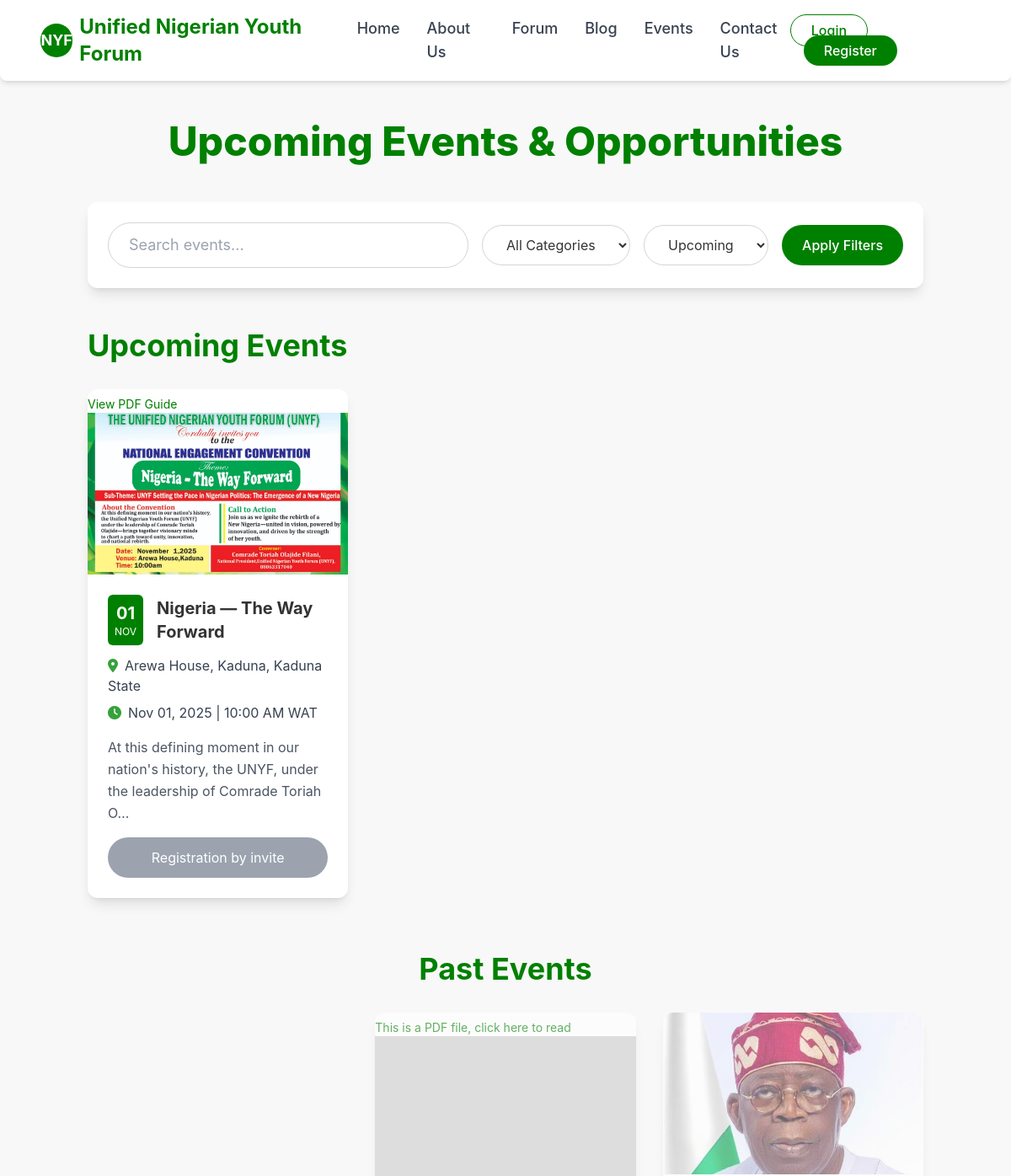
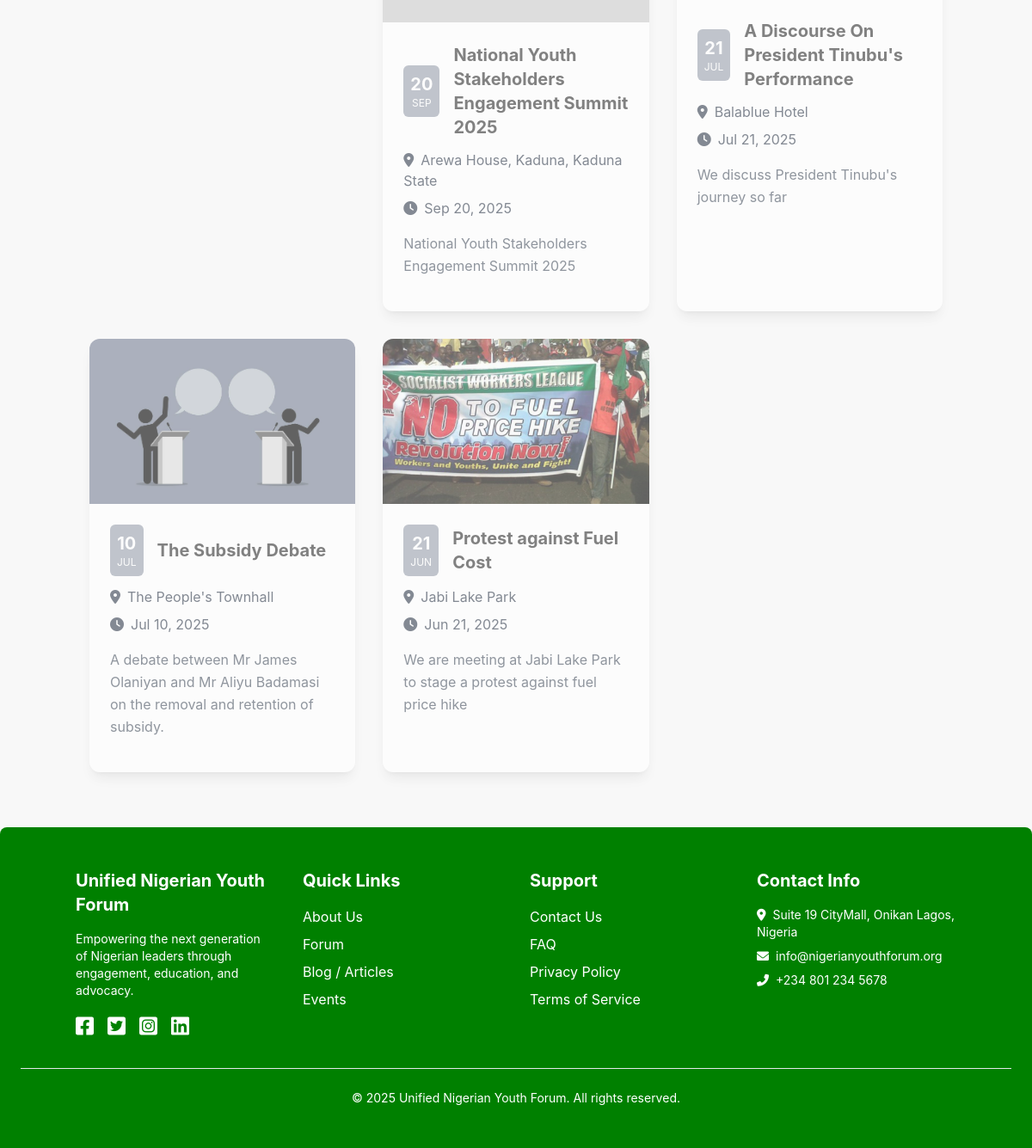
Screenshot of /events/ with the database file from the repository (2 pictures, top to bottom).
### app/models.py (models this page shows, shortened)
class Event(models.Model):
    title = models.CharField(max_length=255)
    slug = models.SlugField(max_length=255, blank=True)
    description = models.TextField()
    date_time = models.DateTimeField()
    location = models.CharField(max_length=255)
    category = models.CharField(
        max_length=50,
        choices=[
            ('webinar', 'Webinar'),
            ('town_hall', 'Town Hall'),
            ('workshop', 'Workshop'),
            ('conference', 'Conference'),
            ('other', 'Other'),
        ],
        default='other'
    )
    image = models.ImageField(upload_to='events/', blank=True, null=True)
    organizer = models.CharField(max_length=100, blank=True, null=True)
    registration_link = models.URLField(max_length=500, blank=True, null=True)
    pdf_file = models.FileField(upload_to='event_pdfs/', blank=True, null=True)
    created_at = models.DateTimeField(auto_now_add=True)
    updated_at = models.DateTimeField(auto_now=True)
    class Meta:
        ordering = ['date_time']

### app/views.py (the view)
# urls.py: path('events/', views.events_view, name='events'),
def events_view(request):
    upcoming_events = Event.objects.filter(date_time__gte=timezone.now()).order_by('date_time')
    past_events = Event.objects.filter(date_time__lt=timezone.now()).order_by('-date_time')
    query = request.GET.get('q')
    category = request.GET.get('category')
    if query:
        upcoming_events = upcoming_events.filter(title__icontains=query)
        past_events = past_events.filter(title__icontains=query)
    if category and category != 'all':
        upcoming_events = upcoming_events.filter(category=category)
        past_events = past_events.filter(category=category)
    context = {
        'upcoming_events': upcoming_events,
        'past_events': past_events,
        'current_query': query,
        'current_category': category,
        'categories': Event.category.field.choices,
    }
    return render(request, 'app/events.html', context)

### app/templates/app/events.html (shortened to what this page needs)
{% extends 'app/layout.html' %}
{% block content %}
    <div class="container mx-auto px-4 py-16">
        <h1 class="text-5xl font-extrabold text-primary-green text-center mb-12">Upcoming Events & Opportunities</h1>
        <div class="flex flex-col md:flex-row justify-between items-center bg-white rounded-xl shadow-lg p-6 mb-12">
            <form method="get" action="{% url 'events' %}" class="w-full flex flex-col md:flex-row items-center justify-between gap-4">
                <input type="text" name="q" placeholder="Search events..." class="flex-grow px-6 py-3 border border-gray-300 rounded-full focus:outline-none focus:border-primary-green transition-colors text-lg" value="{{ current_query|default:'' }}">
                <select name="category" class="px-6 py-3 border border-gray-300 rounded-full focus:outline-none focus:border-primary-green bg-white text-dark-text">
                    <option value="all">All Categories</option>
                </select>
                <select name="sort" class="px-6 py-3 border border-gray-300 rounded-full focus:outline-none focus:border-primary-green bg-white text-dark-text">
                    <option value="upcoming">Upcoming</option>
                </select>
                <button type="submit" class="bg-primary-green text-white px-6 py-3 rounded-full hover:bg-secondary-green transition-colors font-medium">Apply Filters</button>
            </form>
        </div>
        {% if upcoming_events %}
        <h2 class="text-4xl font-bold text-primary-green mb-8">Upcoming Events</h2>
        <div class="grid grid-cols-1 md:grid-cols-2 lg:grid-cols-3 gap-8 mb-16">
            {% for event in upcoming_events %}
            <div class="bg-white rounded-xl shadow-lg overflow-hidden transform hover:scale-105 transition-transform duration-300">
                {% if event.pdf_file %}
    <a href="{% url 'view_event_pdf' event.id %}" class="block text-primary-green text-sm mt-2 hover:underline">
        View PDF Guide
    </a>
{% endif %}
    <a href="{% url 'event_detail' event.id event.slug %}">
                {% if event.image %}
                    <img src="{{ event.image.url }}" alt="{{ event.title }} Image" class="w-full h-48 object-cover">
                {% else %}
                    <img src="https://placehold.co/600x300/008000/FFFFFF?text={{ event.title|truncatechars:15 }}" alt="Placeholder" class="w-full h-48 object-cover">
                {% endif %}
                <div class="p-6">
                    <div class="flex items-center mb-3">
                        <div class="bg-primary-green text-white p-2 rounded-md text-center flex-shrink-0">
                            <p class="text-xl font-bold">{{ event.date_time|date:"d" }}</p>
                            <p class="text-xs">{{ event.date_time|date:"M"|upper }}</p>
                        </div>
                        <h3 class="text-xl font-bold text-dark-text ml-4">{{ event.title }}</h3>
                    </div>
                    <p class="text-gray-700 mb-2"><i class="fas fa-map-marker-alt mr-2 text-secondary-green"></i>{{ event.location }}</p>
                    <p class="text-gray-700 mb-4"><i class="fas fa-clock mr-2 text-secondary-green"></i>{{ event.date_time|date:"M d, Y" }} | {{ event.date_time|time:"h:i A" }} WAT</p>
                    <p class="text-gray-600 leading-relaxed mb-4">{{ event.description|truncatechars:100 }}</p>
                    {% if event.registration_link %}
                        <a href="{{ event.registration_link }}" target="_blank" class="bg-primary-green text-white px-6 py-3 rounded-full hover:bg-secondary-green transition-colors font-medium w-full text-center block">RSVP / Register</a>
                    {% else %}
                        <button class="bg-gray-400 text-white px-6 py-3 rounded-full w-full cursor-not-allowed" disabled>Registration by invite</button>
                    {% endif %}
                </div>
            </div>
            {% endfor %}
        </div>
        {% else %}
            <p class="text-center text-gray-600 mb-16">No upcoming events found.</p>
        {% endif %}
        {% if past_events %}
        <h2 class="text-4xl font-bold text-primary-green text-center mb-8 mt-16">Past Events</h2>
        <div class="grid grid-cols-1 md:grid-cols-2 lg:grid-cols-3 gap-8 opacity-60">
            {% for event in past_events %}
            <div class="bg-white rounded-xl shadow-lg overflow-hidden">
                {% if event.pdf_file %}
    <a href="{% url 'view_event_pdf' event.id %}" class="block text-primary-green text-sm mt-2 hover:underline">
        This is a PDF file, click here to read
    </a>
{% endif %}
                {% if event.image %}
                    <img src="{{ event.image.url }}" alt="{{ event.title }} Image" class="w-full h-48 object-cover">
                {% else %}
                    <img src="https://placehold.co/600x300/CCCCCC/666666?text={{ event.title|truncatechars:15 }}" alt="Placeholder" class="w-full h-48 object-cover">
                {% endif %}
                <div class="p-6">
                    <div class="flex items-center mb-3">
                        <div class="bg-gray-400 text-white p-2 rounded-md text-center flex-shrink-0">
                            <p class="text-xl font-bold">{{ event.date_time|date:"d" }}</p>
                            <p class="text-xs">{{ event.date_time|date:"M"|upper }}</p>
                        </div>
                        <h3 class="text-xl font-bold text-dark-text ml-4">{{ event.title }}</h3>
                    </div>
                    <p class="text-gray-700 mb-2"><i class="fas fa-map-marker-alt mr-2"></i>{{ event.location }}</p>
                    <p class="text-gray-700 mb-4"><i class="fas fa-clock mr-2"></i>{{ event.date_time|date:"M d, Y" }}</p>
                    <p class="text-gray-600 leading-relaxed mb-4">{{ event.description|truncatechars:100 }}</p>
                </div>
            </div>
            {% endfor %}
        </div>
        {% else %}
            <p class="text-center text-gray-600 mt-8">No past events found.</p>
        {% endif %}
    </div>
{% endblock %}

### app/templates/app/layout.html (style rules this page uses)
:root { --primary-green: #008000; --secondary-green: #36A13B; --white: #FFFFFF; --off-white: #F8F8F8; --dark-text: #333333; --accent-gray: #777777; }
.bg-primary-green { background-color: var(--primary-green); }
.text-primary-green { color: var(--primary-green); }
.text-secondary-green { color: var(--secondary-green); }
body { font-family: 'Inter', sans-serif; color: var(--dark-text); background-color: var(--off-white); }
html { scroll-behavior: smooth; }
input[type="text"], input[type="email"], input[type="password"], input[type="number"], textarea, select { @apply w-full px-4 py-3 border border-gray-300 rounded-lg focus:outline-none focus:border-primary-green transition-colors; }

### rows the page displays
Event: shows "View PDF Guide", image (picture), date_time "01", date_time "NOV", title "Nigeria — The Way Forward", location "Arewa House, Kaduna, Kaduna State", date_time "Nov 01, 2025", date_time "10:00 AM", description "At this defining moment in our nation's history, the UNYF, under the leadership of Comrade Toriah O…", shows "Registration by invite"
Event: shows "This is a PDF file, click here to read", date_time "20", date_time "SEP", title "National Youth Stakeholders Engagement Summit 2025", location "Arewa House, Kaduna, Kaduna State", date_time "Sep 20, 2025", description "National Youth Stakeholders Engagement Summit 2025"
Event: image (picture), date_time "21", date_time "JUL", title "A Discourse On President Tinubu's Performance", location "Balablue Hotel", date_time "Jul 21, 2025", description "We discuss President Tinubu's journey so far"
Event: image (picture), date_time "10", date_time "JUL", title "The Subsidy Debate", location "The People's Townhall", date_time "Jul 10, 2025", description "A debate between Mr James Olaniyan and Mr Aliyu Badamasi on the removal and retention of subsidy."
Event: image (picture), date_time "21", date_time "JUN", title "Protest against Fuel Cost", location "Jabi Lake Park", date_time "Jun 21, 2025", description "We are meeting at Jabi Lake Park to stage a protest against fuel price hike"
